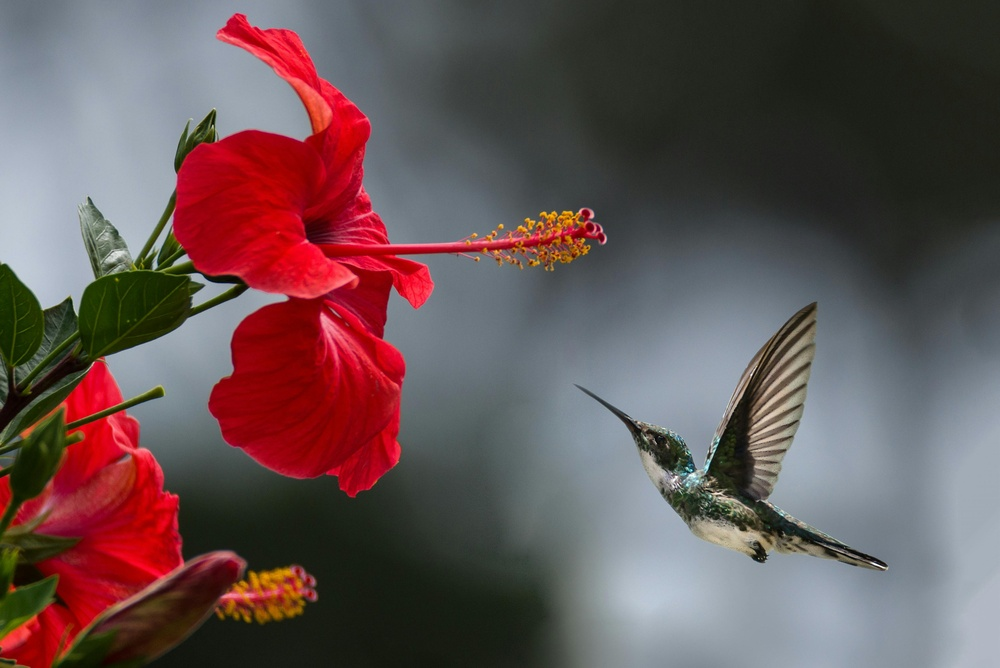
#> input picture experiment-5/input.jpg, 1000 x 668 px, shrunk from 3579 x 2389 before the run
$ python exp5.py
#> lines starting #> are read from the running program, lines starting #| are printed output that depends on the picture
import cv2
import numpy as np
import matplotlib.pyplot as plt

file_path = "input.jpg"
# Load the image in grayscale
image = cv2.imread(file_path, cv2.IMREAD_GRAYSCALE)
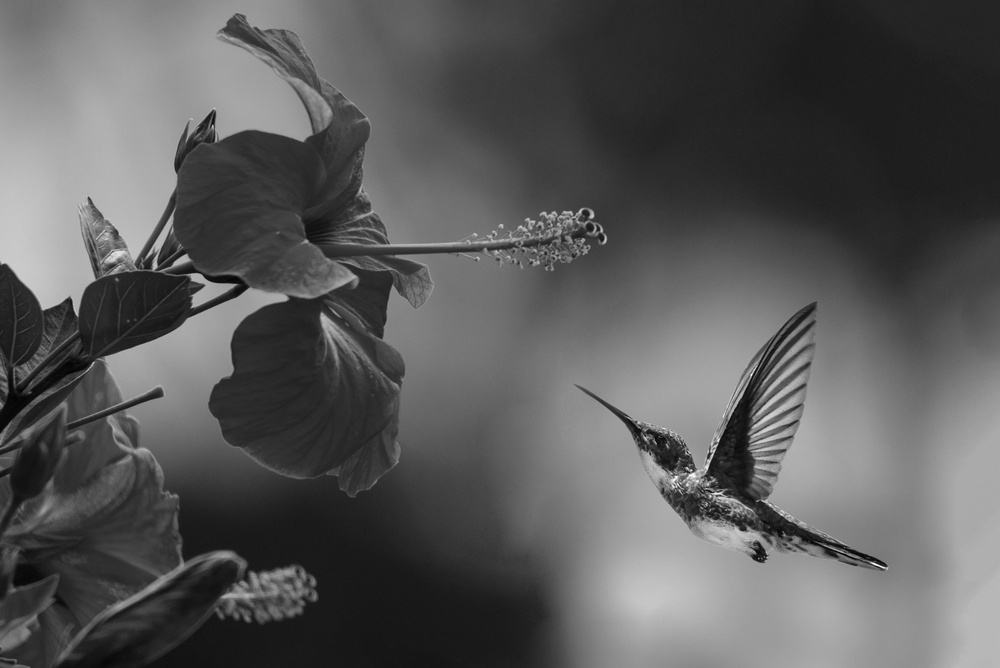
#> image: shape (668, 1000); min 0, max 255, mean 89.5

# Compute the histogram before equalization
hist_before = cv2.calcHist([image], [0], None, [256], [0, 256])
#> hist_before = 256 values, max 11072 at index 36, min 0 at index 229, mean 2609.4

# Apply Histogram Equalization
equalized_image = cv2.equalizeHist(image)
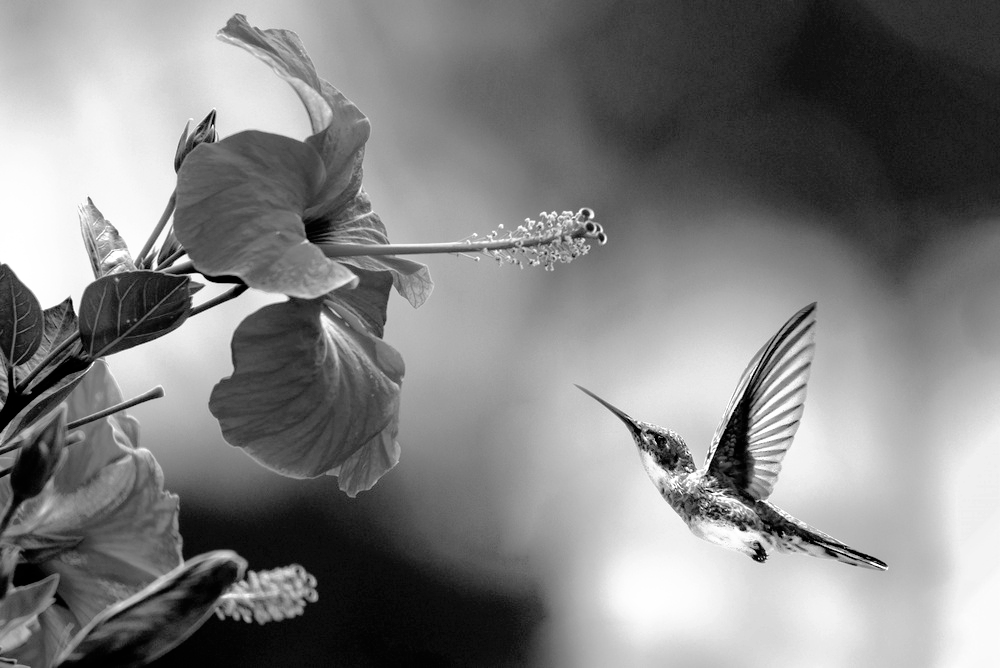
#> equalized_image: shape (668, 1000); min 0, max 255, mean 128.4

# Compute the histogram after equalization
hist_after = cv2.calcHist([equalized_image], [0], None, [256], [0, 256])
#> hist_after = 256 values, max 11072 at index 48, min 0 at index 5, mean 2609.4

# Plot the original image and its histogram
plt.figure(figsize=(12, 6))

plt.subplot(2, 2, 1)
plt.imshow(image, cmap="gray")
plt.title("Original Image")
plt.axis("off")

plt.subplot(2, 2, 2)
plt.plot(hist_before, color="black")
plt.title("Histogram Before Equalization")
plt.xlabel("Pixel Intensity")
plt.ylabel("Frequency")

# Plot the equalized image and its histogram
plt.subplot(2, 2, 3)
plt.imshow(equalized_image, cmap="gray")
plt.title("Equalized Image")
plt.axis("off")

plt.subplot(2, 2, 4)
plt.plot(hist_after, color="black")
plt.title("Histogram After Equalization")
plt.xlabel("Pixel Intensity")
plt.ylabel("Frequency")

plt.tight_layout()
plt.show()
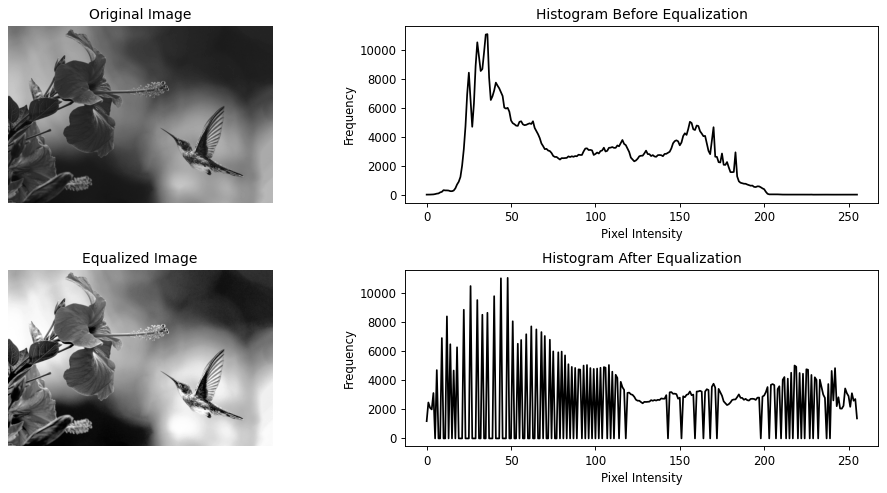
#> figure drawn by matplotlib, 4 panels; panel 2: curve peaks at x = 36, y = 11072; panel 4: curve peaks at x = 48, y = 11072
